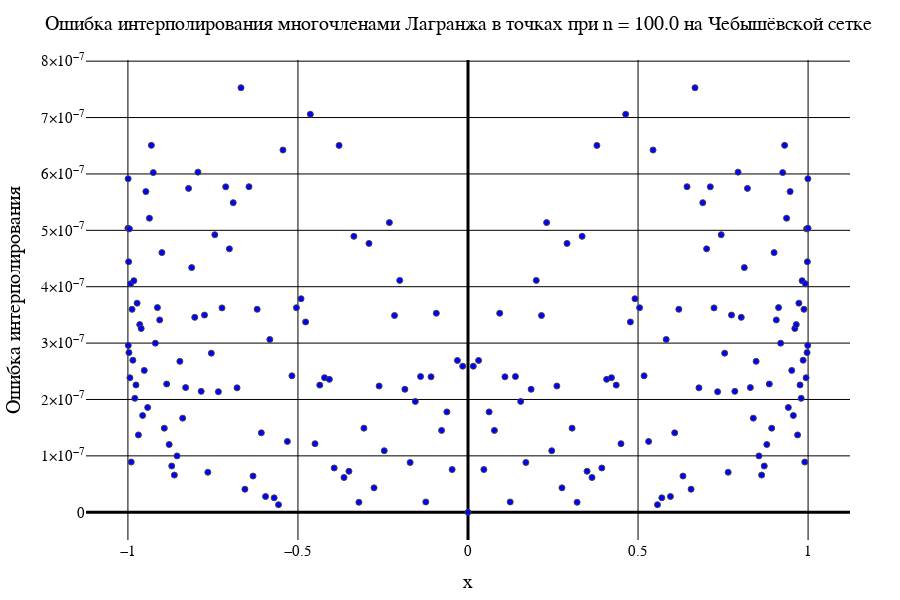

Notebook cell for this chart:
### Code cell
data2[2]

### Figure 1 — Plotly figure (JSON) as saved in the notebook; plotly's stock layout.template omitted (floating-point values rounded to 4 significant figures; data arrays with more than 128 entries replaced by an {"elided": "..."} marker saying what was removed)
{"data": [{"marker": {"color": "blue", "line": {"width": 1}, "showline": true}, "mode": "markers", "type": "scatter", "x": {"elided": "201 float values"}, "y": {"elided": "201 float values"}}], "layout": {"coloraxis": {"outlinecolor": "black"}, "font": {"color": "black", "family": "Times New Roman"}, "height": 600, "margin": {"b": 50, "l": 50, "r": 50, "t": 60}, "paper_bgcolor": "white", "plot_bgcolor": "white", "title": {"autosize": false, "font": {"color": "black", "family": "Times New Roman", "size": 20}, "paper_bgcolor": "red", "text": "Ошибка интерполирования многочленами Лагранжа в точках при n = 100.0 на Чебышёвской сетке"}, "width": 900, "xaxis": {"color": "black", "gridcolor": "black", "gridwidth": 1, "tickfont": {"size": 15}, "title": {"font": {"color": "black", "family": "Times New Roman", "size": 20}, "text": "x"}, "zerolinecolor": "black", "zerolinewidth": 3}, "yaxis": {"exponentformat": "power", "gridcolor": "black", "gridwidth": 1, "tickfont": {"size": 15}, "title": {"font": {"color": "black", "family": "Times New Roman", "size": 20}, "text": "Ошибка интерполирования"}, "zerolinecolor": "black", "zerolinewidth": 3}}}
